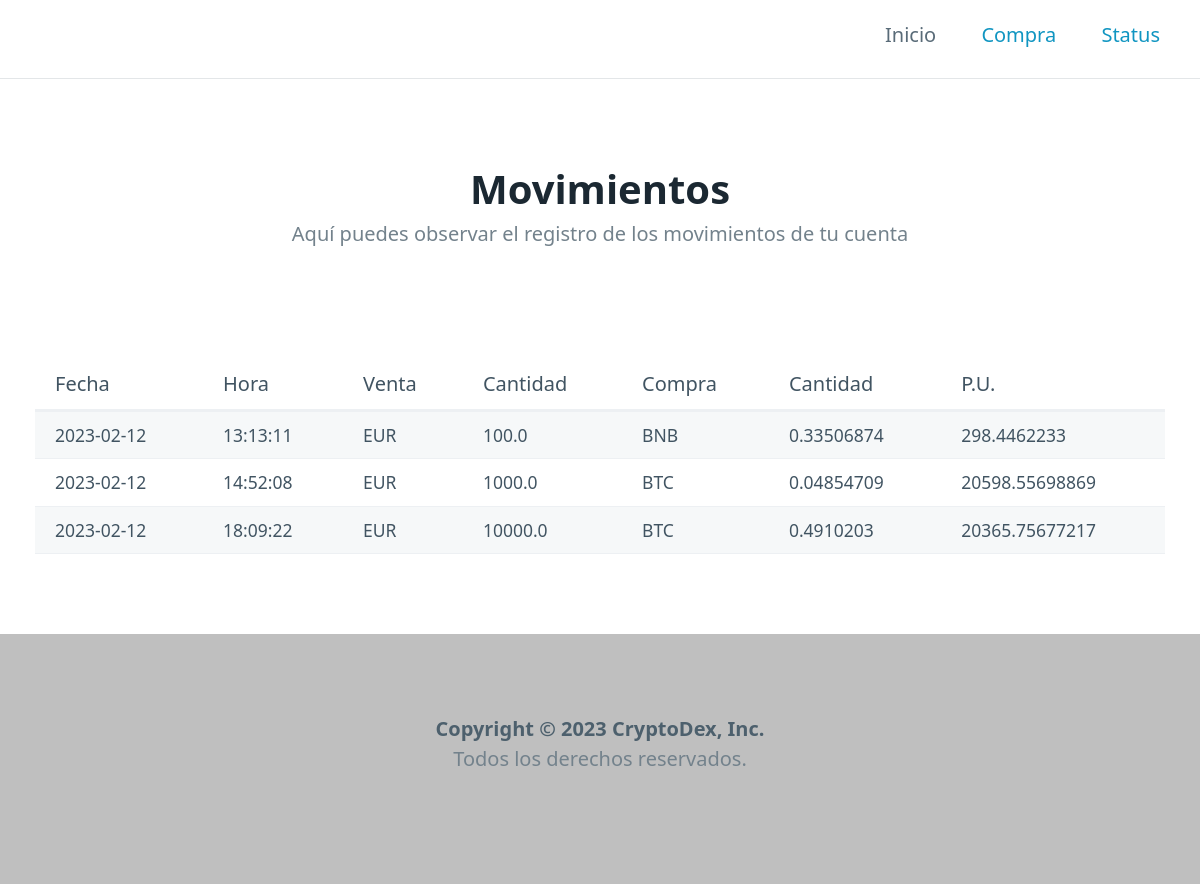
Before: / with the older database file.
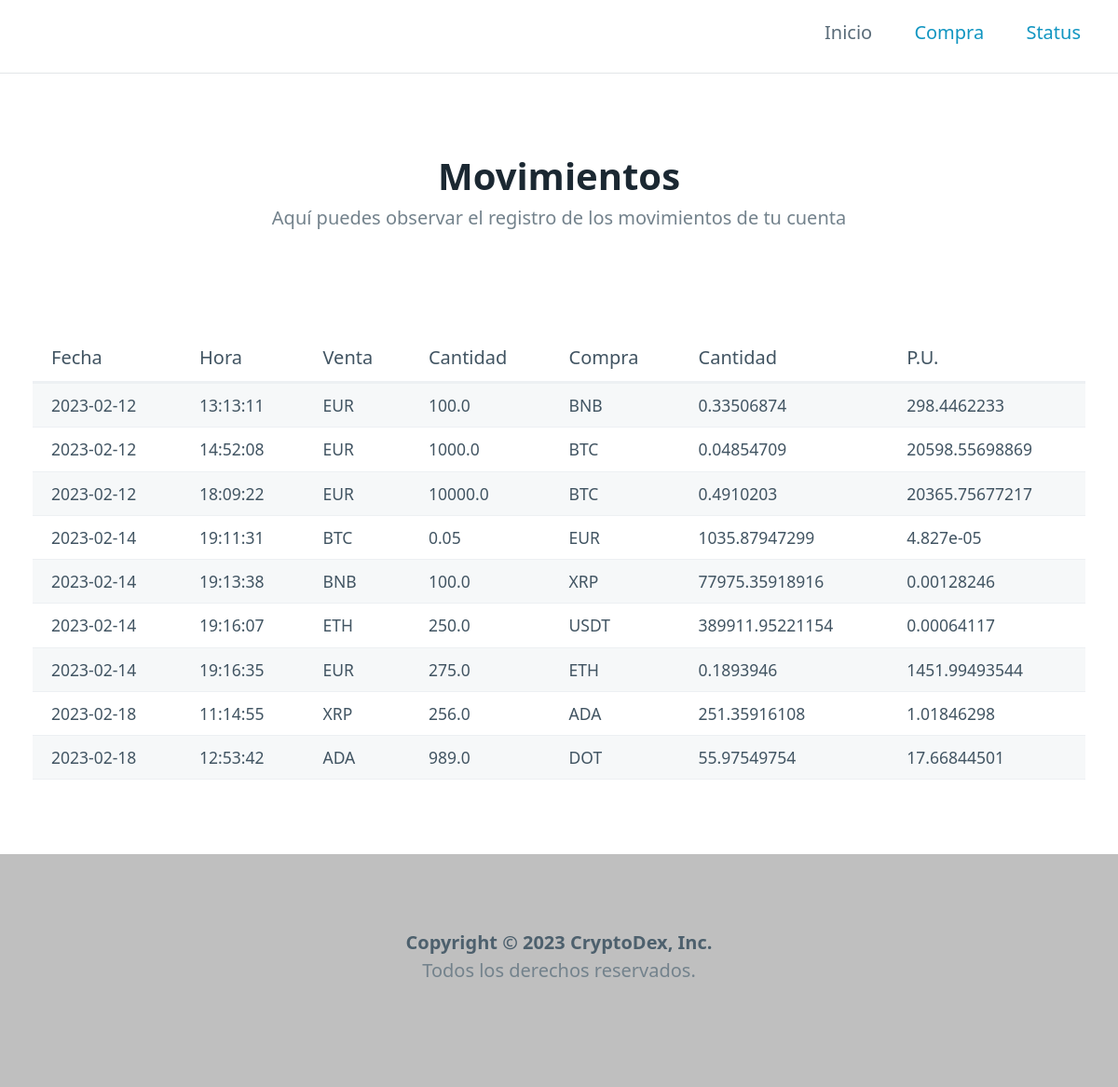
After: the same page with the newer database file.
### tables this page shows
CREATE TABLE transactions (
                    id INTEGER PRIMARY KEY AUTOINCREMENT NOT NULL,
                    date TEXT NOT NULL,
                    time TEXT NOT NULL,
                    coin_from TEXT NOT NULL,
                    q_from REAL NOT NULL,
                    coin_to TEXT NOT NULL,
                    q_to REAL NOT NULL,
                    unit_price REAL NOT NULL
                );

### registro_ig/routes.py (the view)
@app.route("/")
def index():
    register = select_table()
    return render_template('index.html', pageTitle='Registro de movimientos', inicio="secondary", page='index', data=register)

### registro_ig/models.py (called while the page is built)
def select_table():
    connection = Connection('SELECT date, time, coin_from, q_from, coin_to, q_to, unit_price FROM transactions ORDER BY date;')
    rows = connection.res.fetchall()
    fields = connection.res.description
    results = [] # lista para guardar diccionario
    for row in rows:
        data = {} # diccionario para cada registro
        position = 0 # position de columna
        for field in fields:
            data[field[0]] = row[position]
            position += 1
        results.append(data)
    connection.con.commit()
    connection.con.close()
    return results

### registro_ig/templates/index.html (shortened to what this page needs)
{% extends 'base.html' %}
{% block header%}
    {% if data %}
        <div class="container">
            <hgroup>
                <h1>Movimientos</h1>
                <p>Aquí puedes observar el registro de los movimientos de tu cuenta</p>
            </hgroup>
        </div>
    {% endif %}
{% endblock %}
{% block section %}
    {% if data %}
    <div class="container">
        <table role="grid">
            <thead>
                <tr>
                    <th>Fecha</th>
                    <th>Hora</th>
                    <th>Venta</th>
                    <th>Cantidad</th>
                    <th>Compra</th>
                    <th>Cantidad</th>
                    <th>P.U.</th>
                </tr>
            </thead>
            <tbody>
                {% for field in data %}
                <tr>
                    <td>{{ field.date }}</td>
                    <td>{{ field.time }}</td>
                    <td>{{ field.coin_from }}</td>
                    <td>{{ field.q_from }}</td>
                    <td>{{ field.coin_to }}</td>
                    <td>{{ field.q_to }}</td>
                    <td>{{ field.unit_price }}</td>
                </tr>
                {% endfor %}
            </tbody>
        </table>
    </div>
    {% endif %}
{% endblock %}

### registro_ig/templates/base.html (shortened to what this page needs)
<!DOCTYPE html>
<html lang="en">
<head>
    <link rel="stylesheet" href="/static/css/pico.min.css">
    <link rel="stylesheet" href="/static/css/style.css">
</head>
<body>
    <nav class="container-fluid">
        <div>
            <a href="/">
                <img src="../static/images/CryptoDex_Logo.svg" alt="Logotipo de CryptoDex">
            </a>
        </div>
        <div>
            {% if page == 'index' %}
                <li><a class="{{inicio}}"">Inicio</a></li>
                <li><a href="/purchase">Compra</a></li>
                <li><a href="/status">Status</a></li>
            {% elif page == 'purchase' %}
                <li><a href="/">Inicio</a></li>
                <li><a class="{{compra}}"">Compra</a></li>
                <li><a href="/status">Status</a></li>
            {% elif page == 'status' %}
                <li><a href="/">Inicio</a></li>
                <li><a href="/purchase">Compra</a></li>
                <li><a class="{{status}}">Status</a></li>
            {% endif %}
        </div>
    </nav>
    <header>
        {% block header %}
        {% endblock %}
    </header>
    <section>
        {% block section %}
        {% endblock %}
    </section>
    <footer class="container-fluid">
        <hgroup>
            <h6>
                Copyright © 2023 CryptoDex, Inc.
            </h6>
            <p> Todos los derechos reservados.</p>
        </hgroup>
    </footer>
</body>
</html>

### registro_ig/static/css/style.css (style rules this page uses)
nav { border-bottom: 1px solid rgba(115, 130, 140, 0.2); }
nav div a { display: inline; margin: 0; padding-bottom: 0.80rem; }
header div hgroup { text-align: center; }
div hgroup p, div hgroup h6 { text-align: center; }
footer { text-align: center; background-color: rgba(0, 0, 0, 0.25) ; }

Changed rows visible on the page:
added transactions: date "2023-02-14", time "19:11:31", coin_from "BTC", q_from "0.05", coin_to "EUR", q_to "1035.87947299", unit_price "4.827e-05"
added transactions: date "2023-02-14", time "19:13:38", coin_from "BNB", q_from "100.0", coin_to "XRP", q_to "77975.35918916", unit_price "0.00128246"
added transactions: date "2023-02-14", time "19:16:07", coin_from "ETH", q_from "250.0", coin_to "USDT", q_to "389911.95221154", unit_price "0.00064117"
added transactions: date "2023-02-14", time "19:16:35", coin_from "EUR", q_from "275.0", coin_to "ETH", q_to "0.1893946", unit_price "1451.99493544"
added transactions: date "2023-02-18", time "11:14:55", coin_from "XRP", q_from "256.0", coin_to "ADA", q_to "251.35916108", unit_price "1.01846298"
added transactions: date "2023-02-18", time "12:53:42", coin_from "ADA", q_from "989.0", coin_to "DOT", q_to "55.97549754", unit_price "17.66844501"
